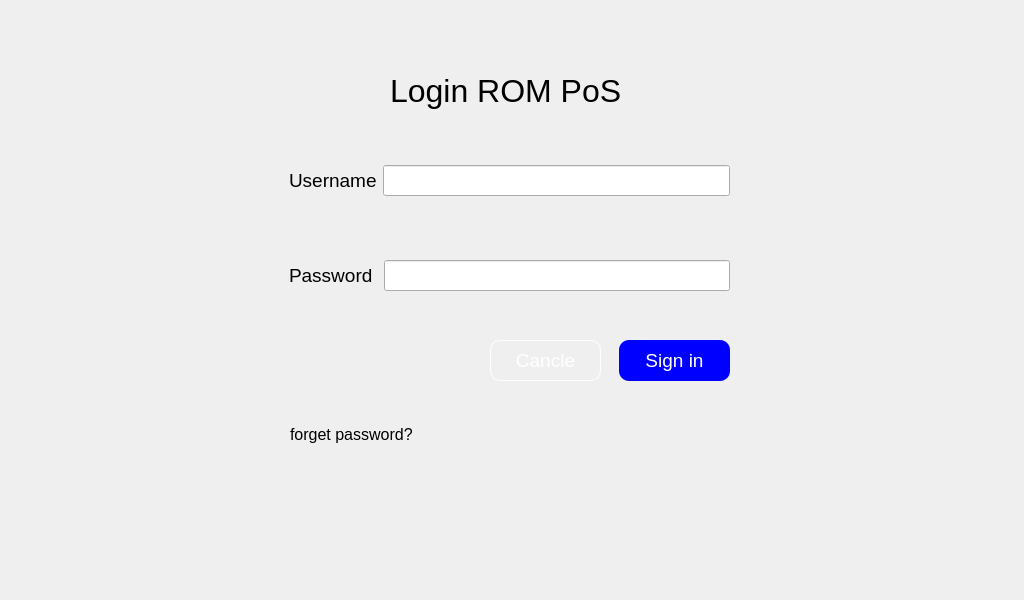
<?xml version="1.0" encoding="UTF-8"?>
<ui version="4.0">
 <class>Login</class>
 <widget class="QWidget" name="Login">
  <property name="geometry">
   <rect>
    <x>0</x>
    <y>0</y>
    <width>1024</width>
    <height>600</height>
   </rect>
  </property>
  <property name="windowTitle">
   <string>Login</string>
  </property>
  <property name="styleSheet">
   <string notr="true"/>
  </property>
  <widget class="QLabel" name="label">
   <property name="geometry">
    <rect>
     <x>390</x>
     <y>50</y>
     <width>251</width>
     <height>81</height>
    </rect>
   </property>
   <property name="font">
    <font>
     <pointsize>24</pointsize>
    </font>
   </property>
   <property name="text">
    <string>Login ROM PoS</string>
   </property>
  </widget>
  <widget class="QWidget" name="horizontalLayoutWidget">
   <property name="geometry">
    <rect>
     <x>289</x>
     <y>160</y>
     <width>441</width>
     <height>41</height>
    </rect>
   </property>
   <layout class="QHBoxLayout" name="horizontalLayout">
    <item>
     <widget class="QLabel" name="label_2">
      <property name="font">
       <font>
        <pointsize>14</pointsize>
       </font>
      </property>
      <property name="text">
       <string>Username</string>
      </property>
     </widget>
    </item>
    <item>
     <widget class="QLineEdit" name="usernameField">
      <property name="enabled">
       <bool>true</bool>
      </property>
      <property name="font">
       <font>
        <pointsize>14</pointsize>
       </font>
      </property>
     </widget>
    </item>
   </layout>
  </widget>
  <widget class="QWidget" name="horizontalLayoutWidget_2">
   <property name="geometry">
    <rect>
     <x>289</x>
     <y>250</y>
     <width>441</width>
     <height>51</height>
    </rect>
   </property>
   <layout class="QHBoxLayout" name="horizontalLayout_2">
    <item>
     <widget class="QLabel" name="label_3">
      <property name="font">
       <font>
        <pointsize>14</pointsize>
       </font>
      </property>
      <property name="text">
       <string>Password </string>
      </property>
     </widget>
    </item>
    <item>
     <widget class="QLineEdit" name="passwordField">
      <property name="font">
       <font>
        <pointsize>14</pointsize>
       </font>
      </property>
     </widget>
    </item>
   </layout>
  </widget>
  <widget class="QPushButton" name="signinBtn">
   <property name="geometry">
    <rect>
     <x>619</x>
     <y>340</y>
     <width>111</width>
     <height>41</height>
    </rect>
   </property>
   <property name="font">
    <font>
     <pointsize>14</pointsize>
    </font>
   </property>
   <property name="styleSheet">
    <string notr="true">background-color:blue;
color:white;
border-radius: 10px</string>
   </property>
   <property name="text">
    <string>Sign in</string>
   </property>
  </widget>
  <widget class="QPushButton" name="cancleBtn">
   <property name="geometry">
    <rect>
     <x>490</x>
     <y>340</y>
     <width>111</width>
     <height>41</height>
    </rect>
   </property>
   <property name="font">
    <font>
     <pointsize>14</pointsize>
    </font>
   </property>
   <property name="styleSheet">
    <string notr="true">background-color: &quot;transparent&quot;;
color: white;
border : 1px solid white;
border-radius: 10px</string>
   </property>
   <property name="text">
    <string>Cancle</string>
   </property>
  </widget>
  <widget class="QLabel" name="label_4">
   <property name="geometry">
    <rect>
     <x>290</x>
     <y>424</y>
     <width>211</width>
     <height>20</height>
    </rect>
   </property>
   <property name="font">
    <font>
     <pointsize>12</pointsize>
    </font>
   </property>
   <property name="text">
    <string>forget password?</string>
   </property>
  </widget>
 </widget>
 <resources/>
 <connections/>
</ui>
